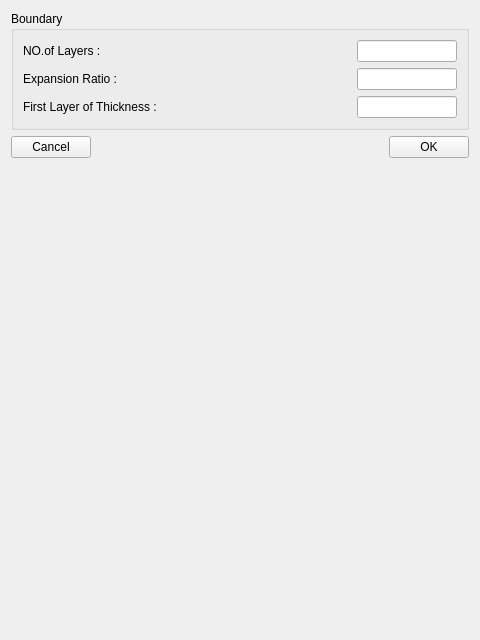
<?xml version="1.0" encoding="UTF-8"?>
<ui version="4.0">
 <class>LocalGroupInfoWidget</class>
 <widget class="QWidget" name="LocalGroupInfoWidget">
  <property name="geometry">
   <rect>
    <x>0</x>
    <y>0</y>
    <width>480</width>
    <height>640</height>
   </rect>
  </property>
  <property name="windowTitle">
   <string>Form</string>
  </property>
  <layout class="QGridLayout" name="gridLayout_2">
   <item row="0" column="0">
    <widget class="QGroupBox" name="groupBox_Boundary">
     <property name="title">
      <string>Boundary</string>
     </property>
     <layout class="QGridLayout" name="gridLayout">
      <item row="0" column="0">
       <widget class="QLabel" name="label_NoLayers">
        <property name="text">
         <string>NO.of Layers :</string>
        </property>
       </widget>
      </item>
      <item row="0" column="1">
       <spacer name="horizontalSpacer_2">
        <property name="orientation">
         <enum>Qt::Horizontal</enum>
        </property>
        <property name="sizeHint" stdset="0">
         <size>
          <width>171</width>
          <height>20</height>
         </size>
        </property>
       </spacer>
      </item>
      <item row="0" column="2">
       <widget class="QLineEdit" name="lineEdit_NoLayers">
        <property name="minimumSize">
         <size>
          <width>100</width>
          <height>0</height>
         </size>
        </property>
        <property name="maximumSize">
         <size>
          <width>100</width>
          <height>16777215</height>
         </size>
        </property>
       </widget>
      </item>
      <item row="1" column="0">
       <widget class="QLabel" name="label_Expansion">
        <property name="text">
         <string>Expansion Ratio :</string>
        </property>
       </widget>
      </item>
      <item row="1" column="1">
       <spacer name="horizontalSpacer_3">
        <property name="orientation">
         <enum>Qt::Horizontal</enum>
        </property>
        <property name="sizeHint" stdset="0">
         <size>
          <width>171</width>
          <height>20</height>
         </size>
        </property>
       </spacer>
      </item>
      <item row="1" column="2">
       <widget class="QLineEdit" name="lineEdit_Expansion">
        <property name="minimumSize">
         <size>
          <width>100</width>
          <height>0</height>
         </size>
        </property>
        <property name="maximumSize">
         <size>
          <width>100</width>
          <height>16777215</height>
         </size>
        </property>
       </widget>
      </item>
      <item row="2" column="0">
       <widget class="QLabel" name="label_FirThickness">
        <property name="text">
         <string>First Layer of Thickness :</string>
        </property>
       </widget>
      </item>
      <item row="2" column="1">
       <spacer name="horizontalSpacer_4">
        <property name="orientation">
         <enum>Qt::Horizontal</enum>
        </property>
        <property name="sizeHint" stdset="0">
         <size>
          <width>171</width>
          <height>20</height>
         </size>
        </property>
       </spacer>
      </item>
      <item row="2" column="2">
       <widget class="QLineEdit" name="lineEdit_FirThickness">
        <property name="minimumSize">
         <size>
          <width>100</width>
          <height>0</height>
         </size>
        </property>
        <property name="maximumSize">
         <size>
          <width>100</width>
          <height>16777215</height>
         </size>
        </property>
       </widget>
      </item>
     </layout>
    </widget>
   </item>
   <item row="1" column="0">
    <layout class="QHBoxLayout" name="horizontalLayout">
     <item>
      <widget class="QPushButton" name="pushButton_Cancel">
       <property name="text">
        <string>Cancel</string>
       </property>
      </widget>
     </item>
     <item>
      <spacer name="horizontalSpacer">
       <property name="orientation">
        <enum>Qt::Horizontal</enum>
       </property>
       <property name="sizeHint" stdset="0">
        <size>
         <width>40</width>
         <height>20</height>
        </size>
       </property>
      </spacer>
     </item>
     <item>
      <widget class="QPushButton" name="pushButton_OK">
       <property name="text">
        <string>OK</string>
       </property>
      </widget>
     </item>
    </layout>
   </item>
   <item row="2" column="0">
    <spacer name="verticalSpacer">
     <property name="orientation">
      <enum>Qt::Vertical</enum>
     </property>
     <property name="sizeHint" stdset="0">
      <size>
       <width>20</width>
       <height>469</height>
      </size>
     </property>
    </spacer>
   </item>
  </layout>
 </widget>
 <resources/>
 <connections/>
</ui>
